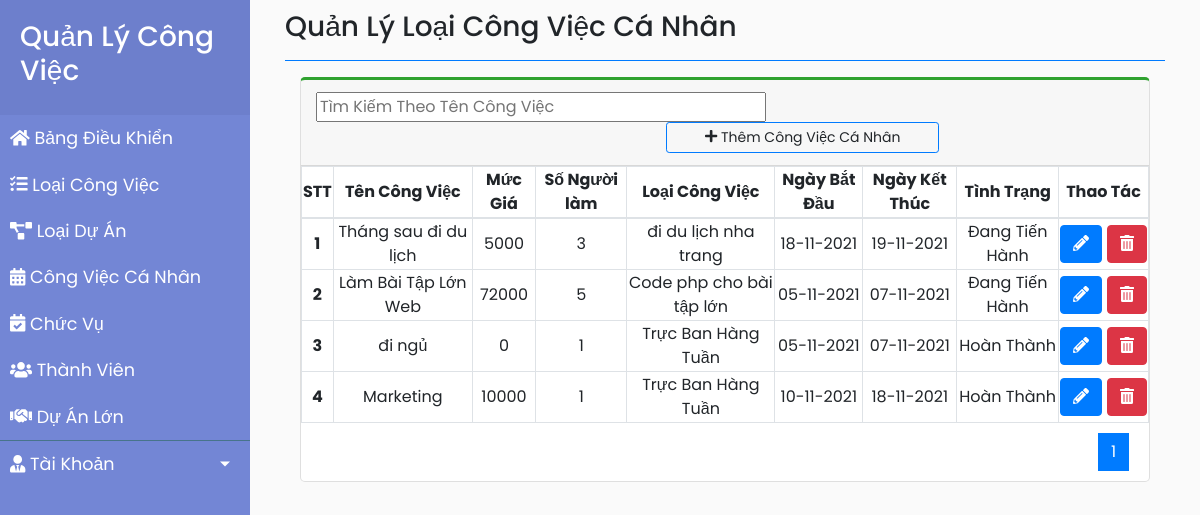
/CongViecCaNhan/index.php, run on the app's committed database.
### tables this page shows
CREATE TABLE `congviec_cn` (
  `id` int(11) NOT NULL,
  `TenCongViec` varchar(50) NOT NULL,
  `MucGia` varchar(50) NOT NULL,
  `SoNguoiLam` int(11) NOT NULL,
  `LoaiCongViec` varchar(50) NOT NULL,
  `NgayBatDau` date NOT NULL,
  `NgayKetThuc` date NOT NULL,
  `TinhTrang` varchar(50) NOT NULL,
  `MaMau` varchar(50) NOT NULL
);

### CongViecCaNhan/index.php (the view, shortened to what this page needs)
<!DOCTYPE html>
<html>
<head>
    <link rel="stylesheet" href="https://stackpath.bootstrapcdn.com/bootstrap/4.1.0/css/bootstrap.min.css">
    <link rel="stylesheet" href="styleCV.css">
    <link rel="stylesheet" href="https://cdnjs.cloudflare.com/ajax/libs/malihu-custom-scrollbar-plugin/3.1.5/jquery.mCustomScrollbar.min.css">
</head>
<body>
    <div class="wrapper">
        <nav id="sidebar">
            <div class="sidebar-header">
                <h3>Quản Lý Công Việc</h3>
            </div>
            <ul class="list-unstyled components" style="margin-bottom: 0px; padding: 0px">
                <li><a href="../BangDieuKhien/index.php"><i class="fas fa-home"></i> Bảng Điều Khiển</a></li>
                <li><a href="../LoaiCongViec/index.php"><i class="fas fa-tasks"></i> Loại Công Việc</a></li>
                <li><a href="../LoaiDuAn/index.php"><i class="fas fa-project-diagram"></i> Loại Dự Án</a></li>
                <li><a href="index.php"><i class="fas fa-calendar-alt"></i> Công Việc Cá Nhân</a></li>
                <li><a href="../ChucVu/index.php"><i class="fas fa-calendar-check"></i> Chức Vụ</a></li>
                <li><a href="../ThanhVien/index.php"><i class="fas fa-users"></i> Thành Viên</a></li>
                <li><a href="../DuAnLon/index.php"><i class="fas fa-handshake"></i> Dự Án Lớn</a></li>
            </ul>
            <ul style="padding-left: 0px;">
                <li>
                    <a href="#pageSubmenu" data-toggle="collapse" aria-expanded="false" class="dropdown-toggle">
                        <i class="fas fa-user-tie"></i> Tài Khoản</a>
                </li>
            </ul>
        </nav>
        <div id="content">
            <div class="content-header">
                <div class="container-fluid">
                    <div class="row mb-2">
                        <div class="col-sm-12">
                            <h3 class="m-0" >Quản Lý Loại Công Việc Cá Nhân</h3>
                        </div>
                    </div>
                    <hr class="border-primary">
                </div>
            </div>
            <section class="content">
                <div class="container-fluid">
                    <div class="col-lg-12">
                        <div class="card card-outline card-success" style="border-top: 3px solid rgb(48, 162, 48); border-radius: 5px;">
                            <div class="card-header">
                                <div class="row">
                                    <form method="post">
                                        <input type="text" name="txtSearch" style="width: 450px; margin-left:10px" placeholder="Tìm Kiếm Theo Tên Công Việc">
                                    </form>
                                    <div class="card-tools" style="margin-left:300px">
                                        <a class="btn btn-block btn-sm btn-default btn-flat border-primary" href="themcv.php" style="margin-left:60px"><i class="fa fa-plus"></i> Thêm Công Việc Cá Nhân</a>
                                    </div>
                                </div>
                            </div>
                            <table class="table-bordered">
                                <thead>
                                    <tr>
                                        <th scope="col" style="text-align: center">STT</th>
                                        <th scope="col" style="text-align: center">Tên Công Việc</th>
                                        <th scope="col" style="text-align: center">Mức Giá</th>
                                        <th scope="col" style="text-align: center">Số Người làm</th>
                                        <th scope="col" style="text-align: center">Loại Công Việc</th>
                                        <th scope="col" style="text-align: center">Ngày Bắt Đầu</th>
                                        <th scope="col" style="text-align: center">Ngày Kết Thúc</th>
                                        <th scope="col" style="text-align: center">Tình Trạng</th>
                                        <th scope="col" style="width: 90px; text-align: center">Thao Tác</th>
                                    </tr>
                                </thead>
                                <tbody>
                                    <?php
                                    $conn = mysqli_connect("localhost", "root", "", "bt_qlcv");
                                    if ($conn != true) {
                                        die("connect error" . mysqli_connect_errno());
                                    } else {
                                        if (isset($_POST['txtSearch']) && $_POST['txtSearch'] != '') {
                                            $KeyWord = $_POST['txtSearch'];
                                            $sql = mysqli_query($conn, "SELECT * FROM  congviec_cn WHERE TenCongViec LIKE N'%" . $KeyWord . "%' ");
                                            $total = mysqli_num_rows($sql);
                                            $limit = 5;
                                            $total_page = ceil($total / $limit);
                                            $cr_page = isset($_GET['page']) ? $_GET['page'] : 1;
                                            $start = ($cr_page - 1) * $limit;
                                            $sql = "SELECT * FROM `congviec_cn` WHERE TenCongViec LIKE N'%" . $KeyWord . "%' LIMIT $start,$limit";
                                        } else {
                                            $sql = mysqli_query($conn, "select * from `congviec_cn`");
                                            $total = mysqli_num_rows($sql);
                                            $limit = 5;
                                            $total_page = ceil($total / $limit);
                                            $cr_page = isset($_GET['page']) ? $_GET['page'] : 1;
                                            $start = ($cr_page - 1) * $limit;
                                            $sql = "SELECT * FROM `congviec_cn` LIMIT $start,$limit";
                                        }
                                        $result = mysqli_query($conn, $sql);
                                        if ($result) {
                                            $idtang = 0;
                                            while ($row = mysqli_fetch_assoc($result)) {
                                                $idtang++;
                                                $tencv = $row['TenCongViec'];
                                                $mucgia = $row['MucGia'];
                                                $songaylam = $row['SoNguoiLam'];
                                                $loaicv = $row['LoaiCongViec'];
                                                $ngaybd = $row['NgayBatDau'];
                                                $chuyennbd = date('d-m-Y', strtotime($ngaybd));
                                                $ngaykt = $row['NgayKetThuc'];
                                                $chuyennkt = date("d-m-Y", strtotime($ngaykt));
                                                $tinhtrang = $row['TinhTrang'];
                                                echo '<tr>
                                                      <th scope="row" style="text-align: center">' . $idtang . '</th>
                                                      <td style="text-align: center">' . $tencv . '</td>
                                                      <td style="text-align: center">' . $mucgia . '</td>
                                                      <td style="text-align: center">' . $songaylam . '</td>
                                                      <td style="text-align: center">' . $loaicv . '</td>
                                                      <td style="text-align: center">' . $chuyennbd . '</td>
                                                      <td style="text-align: center">' . $chuyennkt . '</td>
                                                      <td style="text-align: center">' . $tinhtrang . '</td>
                                                      <td style="text-align: center">
                                                            <button class = "btn btn-primary"><a href="suacv.php?id=' . $row['id'] . '"><i class="fas fa-pencil-alt"></i></a></button>
                                                            <button class = "btn btn-danger" onclick="return Del();" ><a href="xoacv.php?id=' . $row['id'] . '" ><i class="fas fa-trash-alt"></i></a></button>
                                                      </td>
                                                    </tr>';
                                            }
                                        }
                                    }
                                    ?>
                                </tbody>
                            </table>
                            <ul class="pagination justify-content-end" style="margin: 10px 20px;">
                                <?php for ($i = 1; $i <= $total_page; $i++) { ?>
                                    <li class="<?php echo (($cr_page == $i) ? 'page-item active' : '') ?>" aria-current="page">
                                        <a class="page-link" href="index.php?page=<?php echo $i ?>"><?php echo $i ?></a>
                                    </li>
                                <?php } ?>
                            </ul>
                        </div>
                    </div>
                </div>
            </section>
        </div>
    </div>
</body>
</html>

### CongViecCaNhan/styleCV.css (style rules this page uses)
body { font-family: 'Poppins', sans-serif; background: #fafafa; }
a, a:hover, a:focus { color: inherit; text-decoration: none; transition: all 0.3s; }
.wrapper { display: flex; width: 100%; }
#sidebar { width: 250px; position: fixed; top: 0; left: 0; height: 100vh; z-index: 999; background: #7386D5; color: #fff; transition: all 0.3s; }
#sidebar .sidebar-header { padding: 20px; background: #6d7fcc; }
#sidebar ul.components { padding: 0px 0px 20px; border-bottom: 1px solid #47748b; }
#sidebar ul li a { padding: 10px; font-size: 1.1em; display: block; }
a[data-toggle="collapse"] { position: relative; }
.dropdown-toggle::after { display: block; position: absolute; top: 50%; right: 20px; transform: translateY(-50%); }
#content { width: calc(100% - 250px); padding: 10px 20px; min-height: 100vh; transition: all 0.3s; position: absolute; top: 0; right: 0; }

### data on the page
congviec_cn: TenCongViec "Tháng sau đi du lịch", MucGia "5000", SoNguoiLam "3", LoaiCongViec "đi du lịch nha trang", NgayBatDau "18-11-2021", NgayKetThuc "19-11-2021", TinhTrang "Đang Tiến Hành"
congviec_cn: TenCongViec "Làm Bài Tập Lớn Web", MucGia "72000", SoNguoiLam "5", LoaiCongViec "Code php cho bài tập lớn", NgayBatDau "05-11-2021", NgayKetThuc "07-11-2021", TinhTrang "Đang Tiến Hành"
congviec_cn: TenCongViec "đi ngủ", MucGia "0", SoNguoiLam "1", LoaiCongViec "Trực Ban Hàng Tuần", NgayBatDau "05-11-2021", NgayKetThuc "07-11-2021", TinhTrang "Hoàn Thành"
congviec_cn: TenCongViec "Marketing", MucGia "10000", SoNguoiLam "1", LoaiCongViec "Trực Ban Hàng Tuần", NgayBatDau "10-11-2021", NgayKetThuc "18-11-2021", TinhTrang "Hoàn Thành"
